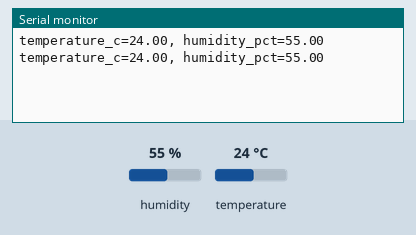
This sketch was run on a simulated Arduino Uno, built with avr-gcc and run on an emulated ATmega328P. Parts: the last lines printed to the serial monitor. The test bench sets the inputs (shaded band); at power-on: humidity 55 %, temperature 24 °C.

Above: at 4.8 s.
4.9 s: humidity set to 22 %
At 6.9 s:
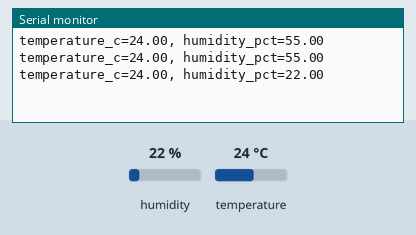
7.9 s: temperature set to 12 °C
At 9.3 s:
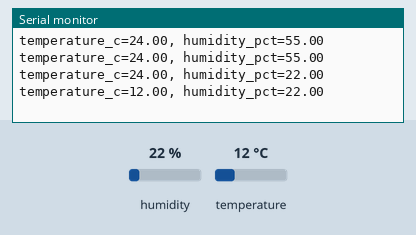
10.9 s: humidity set to 40 %
At 12.9 s:
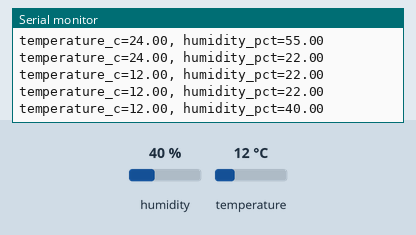
Timing chart, 0 to 14.4 s (numbered marks = the images above; inputs shaded):
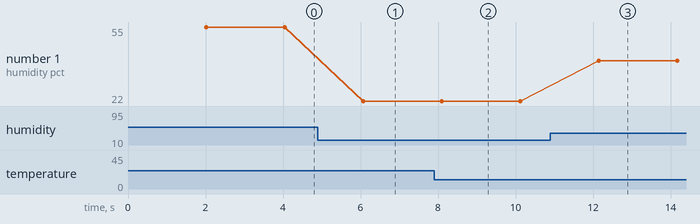

The sketch:

K09.ino
```cpp
// DHT11 · 온도와 습도
// 보드: Arduino Uno / 시리얼 모니터: 9600 baud
// USB를 뽑고 배선한 뒤, 아래 연결표와 코드의 핀 번호를 대조하세요.

#include <DHT.h> // 라이브러리 관리자에서 DHT sensor library by Adafruit 설치
DHT dht(2, DHT11); // 첫 값은 DATA 핀, 두 번째는 센서 종류입니다.
void setup() { Serial.begin(9600); dht.begin(); }
void loop() {
  delay(2000); // DHT11을 너무 자주 읽지 않습니다.
  float temperature = dht.readTemperature();
  float humidity = dht.readHumidity();
  if (isnan(temperature) || isnan(humidity)) { // NaN은 읽기에 실패한 값입니다.
    Serial.println("DHT read failed");
    return; // 이번 loop 실행만 끝내고 다음 읽기를 기다립니다.
  }
  Serial.print("temperature_c="); Serial.print(temperature);
  Serial.print(", humidity_pct="); Serial.println(humidity);
}
```

Measured:
- after the input at 4.9 s, the serial monitor: prints a new line after 1.2 s (image 1)
- after the input at 7.9 s, the serial monitor: prints a new line after 0.20 s (image 2)
- after the input at 10.9 s, the serial monitor: prints a new line after 1.2 s (image 3)
- plotted number 1: 55 → 22 after the input at 4.9 s, 22 → 40 after the input at 10.9 s
